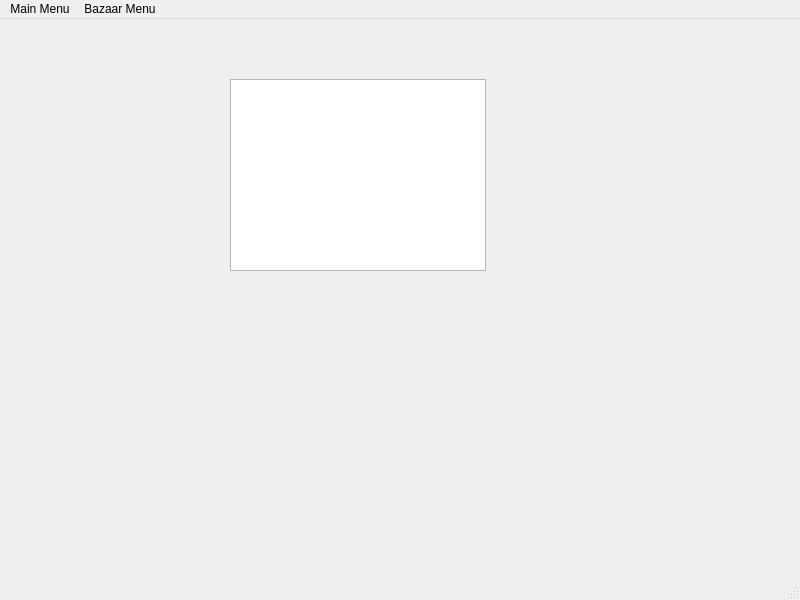
<?xml version="1.0" encoding="UTF-8"?>
<ui version="4.0">
 <class>BaseWindow</class>
 <widget class="QMainWindow" name="BaseWindow">
  <property name="geometry">
   <rect>
    <x>0</x>
    <y>0</y>
    <width>800</width>
    <height>600</height>
   </rect>
  </property>
  <property name="windowTitle">
   <string>MainWindow</string>
  </property>
  <property name="windowOpacity">
   <double>0.000000000000000</double>
  </property>
  <widget class="QWidget" name="centralwidget">
   <widget class="QTableWidget" name="tableWidget">
    <property name="geometry">
     <rect>
      <x>230</x>
      <y>60</y>
      <width>256</width>
      <height>192</height>
     </rect>
    </property>
   </widget>
  </widget>
  <widget class="QMenuBar" name="menubar">
   <property name="geometry">
    <rect>
     <x>0</x>
     <y>0</y>
     <width>800</width>
     <height>25</height>
    </rect>
   </property>
   <widget class="QMenu" name="menuhk">
    <property name="title">
     <string>Main Menu</string>
    </property>
    <widget class="QMenu" name="menuMoney_2">
     <property name="title">
      <string>Money</string>
     </property>
     <addaction name="actionWithdraw"/>
     <addaction name="actionCharge"/>
    </widget>
    <widget class="QMenu" name="menuChange">
     <property name="title">
      <string>Change</string>
     </property>
     <addaction name="separator"/>
     <addaction name="actionInformation"/>
     <addaction name="actionPassword"/>
    </widget>
    <addaction name="menuMoney_2"/>
    <addaction name="menuChange"/>
    <addaction name="actionSign_Out"/>
    <addaction name="actionExit"/>
   </widget>
   <widget class="QMenu" name="menuBazaar_menu">
    <property name="title">
     <string>Bazaar Menu</string>
    </property>
    <widget class="QMenu" name="menuStock">
     <property name="title">
      <string>Stock</string>
     </property>
     <addaction name="actionBuy"/>
     <addaction name="actionSale"/>
    </widget>
    <widget class="QMenu" name="menuShow">
     <property name="title">
      <string>Show</string>
     </property>
     <addaction name="actionYour_Stocks"/>
     <addaction name="actionAll_Stocks"/>
    </widget>
    <addaction name="menuStock"/>
    <addaction name="menuShow"/>
   </widget>
   <addaction name="menuhk"/>
   <addaction name="menuBazaar_menu"/>
  </widget>
  <widget class="QStatusBar" name="statusbar"/>
  <action name="actionSign_Out">
   <property name="text">
    <string>Sign out</string>
   </property>
  </action>
  <action name="actionWithdraw">
   <property name="text">
    <string>Withdraw</string>
   </property>
  </action>
  <action name="actionCharge">
   <property name="text">
    <string>Charge</string>
   </property>
  </action>
  <action name="actionInformation">
   <property name="text">
    <string>Information</string>
   </property>
  </action>
  <action name="actionPassword">
   <property name="text">
    <string>Password</string>
   </property>
  </action>
  <action name="actionBuy">
   <property name="text">
    <string>Buy</string>
   </property>
  </action>
  <action name="actionSale">
   <property name="text">
    <string>Sale</string>
   </property>
  </action>
  <action name="actionYour_Stocks">
   <property name="text">
    <string>Your Stocks</string>
   </property>
  </action>
  <action name="actionAll_Stocks">
   <property name="text">
    <string>All Stocks</string>
   </property>
  </action>
  <action name="actionExit">
   <property name="text">
    <string>Exit</string>
   </property>
  </action>
 </widget>
 <resources/>
 <connections/>
</ui>
